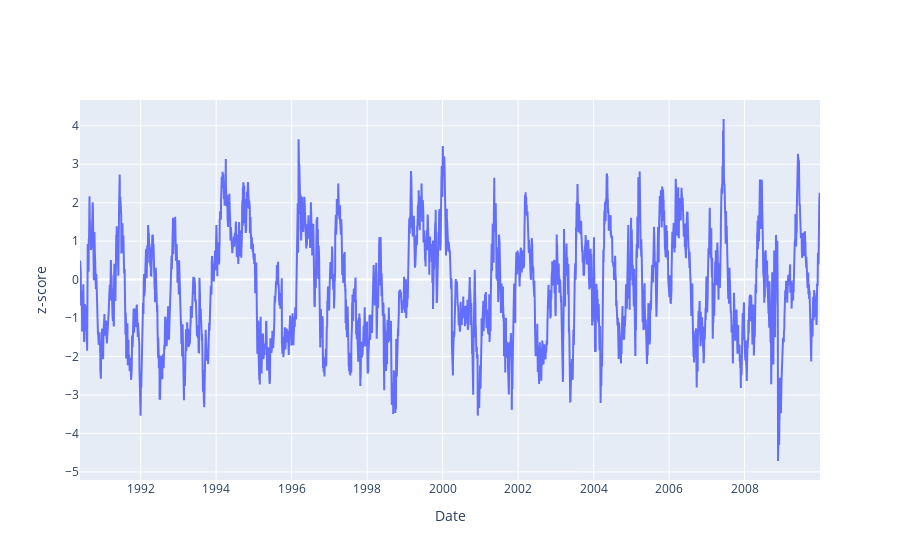

This figure's notebook cell:
### Markdown cell above
### **Extra: Strategy Z-scores**

### Code cell
spread = df['TDYTM']['10yr'] + df['TDYTM']['30yr'] - df['TDYTM']['20yr']

# Calculate rolling mean and rolling standard deviation for a 100-day window
rolling_mean = spread.rolling(window=100).mean()
rolling_std = spread.rolling(window=100).std()

# Compute the z-score for each point
z_scores = (spread - rolling_mean) / rolling_std
z_scores = z_scores.dropna()

z_scores = pd.DataFrame(z_scores,columns=['z'])

fig = go.Figure()

fig.add_trace(
    go.Scatter(
        x = z_scores.index,
        y = z_scores['z']
    )
)

fig.update_yaxes(title = 'z-score')
fig.update_xaxes(title = 'Date')
fig.show()

### Figure 1 — Plotly figure (JSON) as saved in the notebook; plotly's stock layout.template omitted (floating-point values rounded to 4 significant figures; data arrays with more than 128 entries replaced by an {"elided": "..."} marker saying what was removed)
{"data": [{"type": "scatter", "x": {"elided": "4898 str values"}, "y": {"elided": "4898 float values"}}], "layout": {"xaxis": {"title": {"text": "Date"}}, "yaxis": {"title": {"text": "z-score"}}}}
